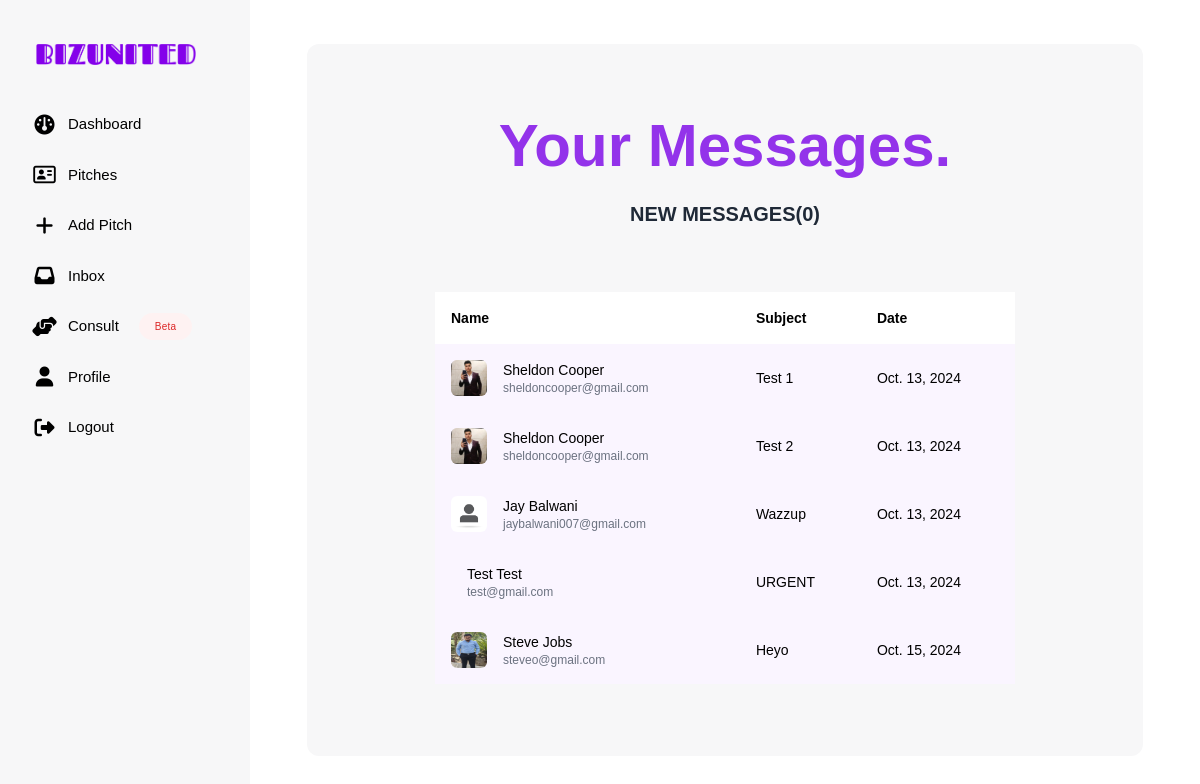
The page /messaging/inbox/ (signed in) on the database as committed earlier.
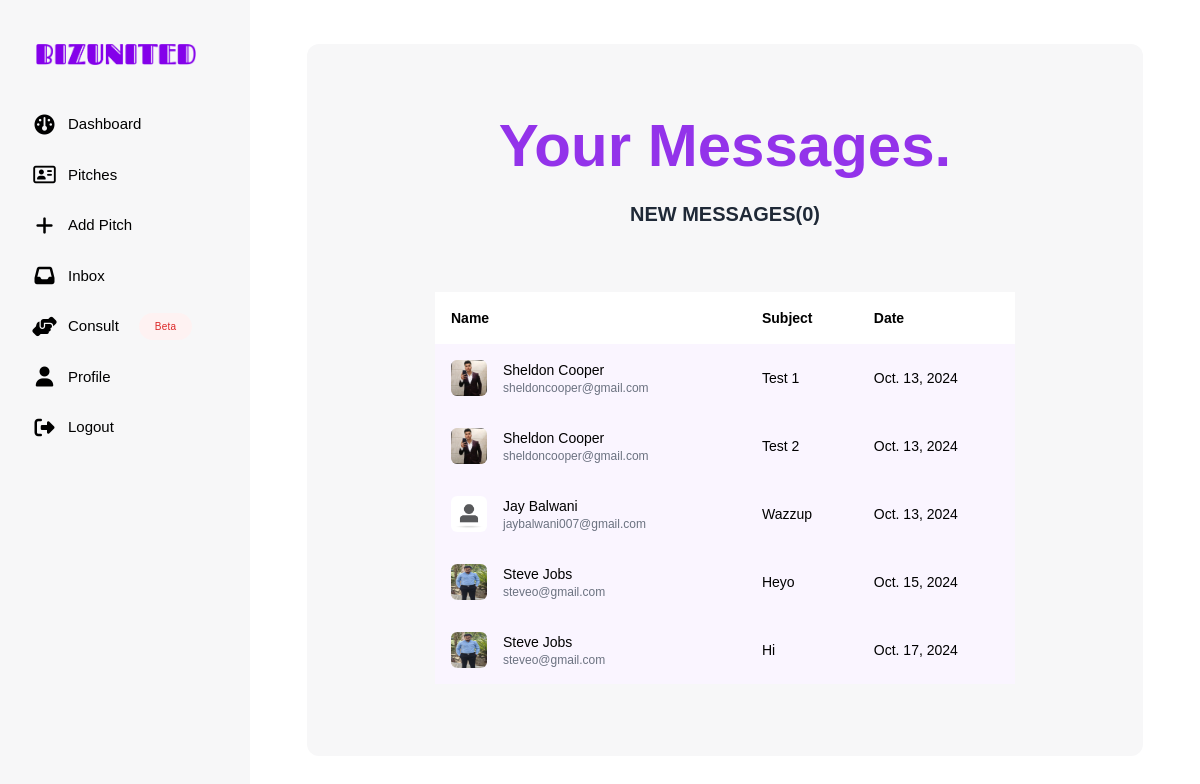
The same page on the database as committed later.
### communications/models.py (models this page shows, shortened)
class Message(models.Model):
    sender = models.ForeignKey(Profile, on_delete=models.SET_NULL, blank=True, null=True)
    recipient = models.ForeignKey(Profile, on_delete=models.SET_NULL, blank=True, null=True, related_name='messages')
    is_read = models.BooleanField(default=False, null=True)
    name = models.CharField(max_length=200, null=True, blank=True)
    subject = models.CharField(max_length=200, null=True, blank=True)
    email = models.EmailField(max_length=200, null=True, blank=True)
    body = models.TextField()
    created = models.DateTimeField(auto_now_add=True)
    id = models.UUIDField(default=uuid.uuid4, primary_key=True, unique=True, editable=False)
    ordering = ['-created']

### users/models.py (models this page shows, shortened)
class Profile(models.Model):
    ROLE_VALUE = (
        ('inv', 'Investor'),
        ('ent', 'Entrepreneur'),
        ('con', 'Consultant')
        )
    user = models.OneToOneField(User, on_delete=models.CASCADE)
    username = models.CharField(max_length=200, null=True, blank=True)
    email = models.CharField(max_length=200, null=True, blank=True)
    role = models.CharField(max_length=200, choices=ROLE_VALUE)
    first_name = models.CharField(max_length=80, null=True, blank=True)
    last_name = models.CharField(max_length=80, null=True, blank=True)
    profile_pic = models.ImageField(null=True, blank=True, upload_to='profile_pictures/', default='profile_pictures/default.jpg')
    bio = models.TextField(blank=True, null=True)
    socials_linkedin = models.TextField(blank=True, null=True)
    created = models.DateTimeField(auto_now_add=True)
    id = models.UUIDField(default=uuid.uuid4, primary_key=True, unique=True, editable=False)

### communications/views.py (the view)
# urls.py: path('inbox/', views.inbox, name = 'inbox'),
@login_required(login_url='login')
def inbox(request):
    comms = Message.objects.filter(recipient=request.user.profile)
    unreadCount = len(Message.objects.filter(is_read=False, recipient=request.user.profile))
    context = {'comms': comms, 'unreadCount': unreadCount}
    return render(request, 'communications/inbox.html', context)

### communications/templates/communications/inbox.html
{% extends "main.html" %}
{% load static %}
{% block content %}
<div class="flex">
  {% if user.profile.entrepreneur %}
  {% include "side-nav-ent.html" %}
  {% elif user.profile.investor %}
  {% include "side-nav-inv.html" %}
  {% endif %}
    <div class="flex items-center justify-center w-[100%]">
        <div class="bg-[#f7f7f8] rounded-xl w-[88%] pb-12">
            <div class="max-w-4xl mx-auto font-[sans-serif] py-6 px-32 mt-12">
                <div class="text-center mb-16">
                  <h1 class="text-6xl font-extrabold text-purple-600">Your Messages.</h1>
                  <h4 class=" text-xl text-gray-800 font-semibold mt-6">NEW MESSAGES({{unreadCount}})</h4>
                </div>
                <div class="overflow-x-auto font-[sans-serif]">
                    <table class="min-w-full bg-white">
                      <thead class="whitespace-nowrap">
                        <tr>
                          <th class="p-4 text-left text-sm font-semibold text-black">
                            Name
                          </th>
                          <th class="p-4 text-left text-sm font-semibold text-black">
                            Subject
                          </th>
                          <th class="p-4 text-left text-sm font-semibold text-black">
                            Date
                          </th>
                        </tr>
                      </thead>
                      <tbody class="whitespace-nowrap">
                        {% for comm in comms  %}
                        {% if comm.is_read %}
                        <tr class="bg-purple-50">
                        {% else %}
                        <tr class="">
                        {% endif %}
                                <td class="p-4 text-sm">
                                    <div class="flex items-center cursor-pointer w-max">
                                        {% if comm.sender.profile_pic %}
                                    <a href="{% url 'single-message' comm.id %}">
                                        <img src='{{comm.sender.profile_pic.url}}' class="w-9 h-9 rounded-md shrink-0" />
                                    </a>
                                        {% endif %}
                                        <div class="ml-4">
                                    <a href="{% url 'single-message' comm.id %}">
                                            <p class="text-sm text-black">{{comm.sender.first_name}} {{comm.sender.last_name}}</p>
                                            <p class="text-xs text-gray-500">{{comm.sender.email}}</p>
                                    </a>
                                        </div>
                                    </div>
                                </td>
                                <td class="p-4 text-sm">
                                    <div class="">
                                         <a href="{% url 'single-message' comm.id %}">
                                            {{comm.subject}}
                                         </a>
                                    </div>
                                </td>
                                <td class="p-4 text-sm">
                                    <a href="{% url 'single-message' comm.id %}">
                                     {{comm.created.date}}
                                    </a>
                                </td>
                            </tr>
                        {% endfor %}
                    </tbody>
                    </table>
                  </div>
            </div>
        </div>
    </div>
</div>
{% endblock content %}

Rows that differ between the two databases and show on the page:
removed Message: sender.first_name "Test", sender.last_name "Test", sender.email "test@gmail.com", subject "URGENT", created "Oct. 13, 2024"
added Message: sender.profile_pic (picture), sender.first_name "Steve", sender.last_name "Jobs", sender.email "steveo@gmail.com", subject "Hi", created "Oct. 17, 2024"
